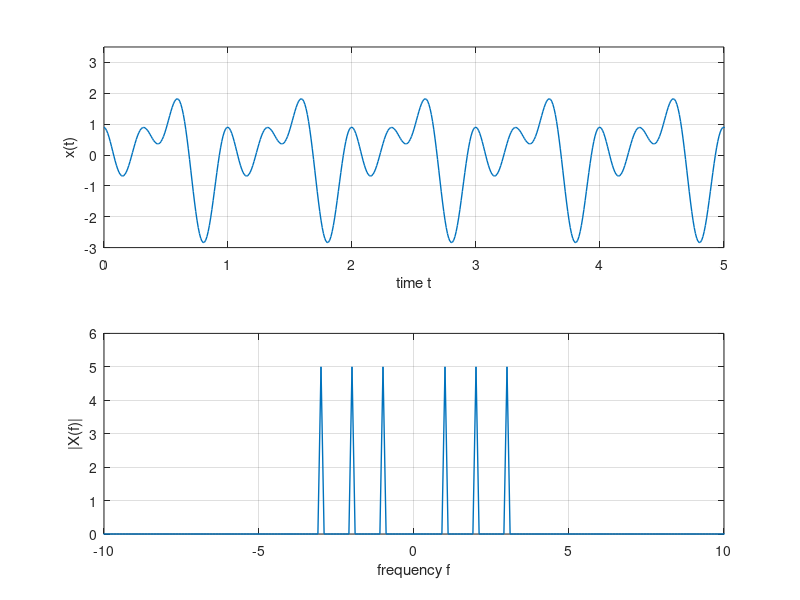

This figure's MATLAB source: (Note: this script raises an error after producing the figure.)
clear all 
close all
clc


  %variable and signal definitions

T_max = 10;
f_s = 100;                      %sampling frequency
T_s = 1/f_s;                    %sampling period

fA = 1;                         %frequencies for a b c
fB = 2;
fC = 3;

phiA = rand()*2*pi;             %random phases for a b c
phiB = rand()*2*pi;
phiC = rand()*2*pi;

t = 0:T_s:T_max-T_s;            %time axis
N_total = length(t);            %total number of samples in 10 seconds

sA = sin(2*pi*fA*t + phiA);     %sine signals a b c
sB = sin(2*pi*fB*t + phiB);
sC = sin(2*pi*fC*t + phiC);

x = sA + sB + sC;                   %sum of sine signals

f_res = f_s/N_total;            %frequency resolution
f = 0:f_res:f_s-f_res;          %frequency axis
f_symm = f-f_s/2;               %symmetric frequency axis

X = fft(x)*T_s;             %fourier transform of x
M = abs(X);                 %magnitude of X
M_shift = fftshift(M);      %shifting on the f axis


  %plot

figure(1);
subplot(2,1,1);
plot(t,x,'linewidth',1);
grid on;
ylim([-3 3.5]);
xlim([0 5]);
xlabel('time t');
ylabel('x(t)');


subplot(2,1,2);
plot(f_symm,M_shift,'linewidth',1);
grid on;
xlim([-10 10]);
xlabel('frequency f');
ylabel('|X(f)|');


  %low-pass filter design

H_A = rectangularPulse(-1.4,1.4,f_symm);
Y_A = fftshift(X).*H_A;
M_A = abs(Y_A);

figure(2)
subplot(2,2,1);
plot(f_symm,H_A);
xlim([-4 4]);
xlabel('frequency f');
ylabel('|H_A(f)|');
subplot(2,2,2);
plot(f_symm,M_A);
xlim([-4 4]);
xlabel('frequency f');
ylabel('|Y_A(f)|');

Y_A_shift = ifftshift(Y_A);
y_a = ifft(Y_A_shift)*f_s;

subplot(2,2,3);
plot(t,y_a);
xlim([0 4]);
xlabel('time t');
ylabel('y_A(t)');
subplot(2,2,4);
plot(t,sA);
xlim([0 4]);
xlabel('time t');
ylabel('s_A(t)');


    %band-pass filter design
    
H_B = rectangularPulse(-2.4,-1.6,f_symm)+rectangularPulse(1.6,2.4,f_symm);
Y_B = fftshift(X).*H_B;
M_B = abs(Y_B);

figure(3)
subplot(2,2,1);
plot(f_symm,H_B);
xlim([-4 4]);
xlabel('frequency f');
ylabel('|H_B(f)|');
subplot(2,2,2);
plot(f_symm,M_B);
xlim([-4 4]);
xlabel('frequency f');
ylabel('|Y_B(f)|');

Y_B_shift = ifftshift(Y_B);
y_b = ifft(Y_B_shift)*f_s;

subplot(2,2,3);
plot(t,y_b);
xlim([0 4]);
xlabel('time t');
ylabel('y_B(t)');
subplot(2,2,4);
plot(t,sB);
xlim([0 4]);
xlabel('time t');
ylabel('s_B(t)');


    %high-pass filter design
    
H_C = 1-rectangularPulse(-2.6,2.6,f_symm);
Y_C = fftshift(X).*H_C;
M_C = abs(Y_C);

figure(4)
subplot(2,2,1);
plot(f_symm,H_C);
xlim([-4 4]);
xlabel('frequency f');
ylabel('|H_C(f)|');
subplot(2,2,2);
plot(f_symm,M_C);
xlim([-4 4]);
xlabel('frequency f');
ylabel('|Y_C(f)|');

Y_C_shift = ifftshift(Y_C);
y_c = ifft(Y_C_shift)*f_s;

subplot(2,2,3);
plot(t,y_c);
xlim([0 4]);
xlabel('time t');
ylabel('y_C(t)');
subplot(2,2,4);
plot(t,sC);
xlim([0 4]);
xlabel('time t');
ylabel('s_C(t)');


